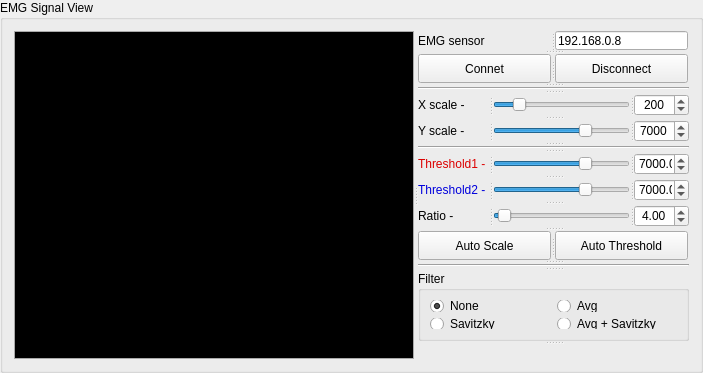
       <widget class="QGroupBox" name="groupBox">
        <property name="minimumSize">
         <size>
          <width>701</width>
          <height>361</height>
         </size>
        </property>
        <property name="title">
         <string>EMG Signal View</string>
        </property>
        <layout class="QGridLayout" name="gridLayout">
         <item row="0" column="0">
          <widget class="QSplitter" name="splitter_19">
           <property name="orientation">
            <enum>Qt::Horizontal</enum>
           </property>
           <widget class="PlotWidget" name="plot">
            <property name="minimumSize">
             <size>
              <width>400</width>
              <height>300</height>
             </size>
            </property>
            <property name="styleSheet">
             <string notr="true">border-color: rgb(170, 170, 170);
background-color: rgb(0, 0, 0);
border-style: solid;
border-width: 1px;</string>
            </property>
            <property name="interactive">
             <bool>false</bool>
            </property>
            <property name="viewportUpdateMode">
             <enum>QGraphicsView::MinimalViewportUpdate</enum>
            </property>
           </widget>
           <widget class="QSplitter" name="splitter_16">
            <property name="orientation">
             <enum>Qt::Vertical</enum>
            </property>
            <widget class="QSplitter" name="splitter">
             <property name="orientation">
              <enum>Qt::Horizontal</enum>
             </property>
             <widget class="QLabel" name="emg_label">
              <property name="minimumSize">
               <size>
                <width>133</width>
                <height>19</height>
               </size>
              </property>
              <property name="maximumSize">
               <size>
                <width>133</width>
                <height>19</height>
               </size>
              </property>
              <property name="styleSheet">
               <string notr="true">font: 75 bold 9pt &quot;Consolas&quot;;</string>
              </property>
              <property name="text">
               <string>EMG sensor</string>
              </property>
             </widget>
             <widget class="QLineEdit" name="lineEdit">
              <property name="minimumSize">
               <size>
                <width>133</width>
                <height>19</height>
               </size>
              </property>
              <property name="maximumSize">
               <size>
                <width>133</width>
                <height>19</height>
               </size>
              </property>
              <property name="text">
               <string>192.168.0.8</string>
              </property>
             </widget>
            </widget>
            <widget class="QSplitter" name="splitter_9">
             <property name="minimumSize">
              <size>
               <width>271</width>
               <height>29</height>
              </size>
             </property>
             <property name="orientation">
              <enum>Qt::Horizontal</enum>
             </property>
             <widget class="QPushButton" name="connect">
              <property name="minimumSize">
               <size>
                <width>133</width>
                <height>29</height>
               </size>
              </property>
              <property name="maximumSize">
               <size>
                <width>133</width>
                <height>29</height>
               </size>
              </property>
              <property name="styleSheet">
               <string notr="true">font: bold 9pt &quot;Consolas&quot;;</string>
              </property>
              <property name="text">
               <string>Connet</string>
              </property>
             </widget>
             <widget class="QPushButton" name="reload">
              <property name="minimumSize">
               <size>
                <width>133</width>
                <height>29</height>
               </size>
              </property>
              <property name="maximumSize">
               <size>
                <width>133</width>
                <height>29</height>
               </size>
              </property>
              <property name="styleSheet">
               <string notr="true">font: bold 9pt &quot;Consolas&quot;;</string>
              </property>
              <property name="text">
               <string>Disconnect</string>
              </property>
             </widget>
            </widget>
            <widget class="Line" name="line_5">
             <property name="minimumSize">
              <size>
               <width>271</width>
               <height>3</height>
              </size>
             </property>
             <property name="maximumSize">
              <size>
               <width>271</width>
               <height>3</height>
              </size>
             </property>
             <property name="orientation">
              <enum>Qt::Horizontal</enum>
             </property>
            </widget>
            <widget class="QSplitter" name="splitter_3">
             <property name="minimumSize">
              <size>
               <width>271</width>
               <height>22</height>
              </size>
             </property>
             <property name="maximumSize">
              <size>
               <width>16777215</width>
               <height>22</height>
              </size>
             </property>
             <property name="orientation">
              <enum>Qt::Horizontal</enum>
             </property>
             <widget class="QSplitter" name="splitter_4">
              <property name="orientation">
               <enum>Qt::Horizontal</enum>
              </property>
              <widget class="QLabel" name="label_12">
               <property name="minimumSize">
                <size>
                 <width>71</width>
                 <height>21</height>
                </size>
               </property>
               <property name="maximumSize">
                <size>
                 <width>71</width>
                 <height>21</height>
                </size>
               </property>
               <property name="text">
                <string>X scale -</string>
               </property>
              </widget>
              <widget class="QSlider" name="x_all">
               <property name="minimumSize">
                <size>
                 <width>0</width>
                 <height>22</height>
                </size>
               </property>
               <property name="maximumSize">
                <size>
                 <width>16777215</width>
                 <height>22</height>
                </size>
               </property>
               <property name="minimum">
                <number>50</number>
               </property>
               <property name="maximum">
                <number>1000</number>
               </property>
               <property name="value">
                <number>200</number>
               </property>
               <property name="sliderPosition">
                <number>200</number>
               </property>
               <property name="orientation">
                <enum>Qt::Horizontal</enum>
               </property>
              </widget>
             </widget>
             <widget class="QSpinBox" name="xt">
              <property name="minimumSize">
               <size>
                <width>55</width>
                <height>22</height>
               </size>
              </property>
              <property name="maximumSize">
               <size>
                <width>55</width>
                <height>22</height>
               </size>
              </property>
              <property name="alignment">
               <set>Qt::AlignCenter</set>
              </property>
              <property name="minimum">
               <number>50</number>
              </property>
              <property name="maximum">
               <number>1000</number>
              </property>
              <property name="singleStep">
               <number>5</number>
              </property>
              <property name="value">
               <number>200</number>
              </property>
             </widget>
            </widget>
            <widget class="QSplitter" name="splitter_8">
             <property name="minimumSize">
              <size>
               <width>271</width>
               <height>22</height>
              </size>
             </property>
             <property name="maximumSize">
              <size>
               <width>16777215</width>
               <height>22</height>
              </size>
             </property>
             <property name="orientation">
              <enum>Qt::Horizontal</enum>
             </property>
             <widget class="QSplitter" name="splitter_5">
              <property name="orientation">
               <enum>Qt::Horizontal</enum>
              </property>
              <widget class="QLabel" name="label_11">
               <property name="minimumSize">
                <size>
                 <width>71</width>
                 <height>21</height>
                </size>
               </property>
               <property name="maximumSize">
                <size>
                 <width>71</width>
                 <height>21</height>
                </size>
               </property>
               <property name="text">
                <string>Y scale -</string>
               </property>
              </widget>
              <widget class="QSlider" name="y_all">
               <property name="minimumSize">
                <size>
                 <width>0</width>
                 <height>22</height>
                </size>
               </property>
               <property name="maximumSize">
                <size>
                 <width>16777215</width>
                 <height>22</height>
                </size>
               </property>
               <property name="minimum">
                <number>50</number>
               </property>
               <property name="maximum">
                <number>10000</number>
               </property>
               <property name="sliderPosition">
                <number>7000</number>
               </property>
               <property name="orientation">
                <enum>Qt::Horizontal</enum>
               </property>
              </widget>
             </widget>
             <widget class="QSpinBox" name="yt">
              <property name="minimumSize">
               <size>
                <width>55</width>
                <height>22</height>
               </size>
              </property>
              <property name="maximumSize">
               <size>
                <width>55</width>
                <height>22</height>
               </size>
              </property>
              <property name="alignment">
               <set>Qt::AlignCenter</set>
              </property>
              <property name="minimum">
               <number>50</number>
              </property>
              <property name="maximum">
               <number>10000</number>
              </property>
              <property name="singleStep">
               <number>5</number>
              </property>
              <property name="value">
               <number>7000</number>
              </property>
             </widget>
            </widget>
            <widget class="Line" name="line">
             <property name="minimumSize">
              <size>
               <width>271</width>
               <height>3</height>
              </size>
             </property>
             <property name="maximumSize">
              <size>
               <width>271</width>
               <height>3</height>
              </size>
             </property>
             <property name="orientation">
              <enum>Qt::Horizontal</enum>
             </property>
            </widget>
            <widget class="QSplitter" name="splitter_6">
             <property name="orientation">
              <enum>Qt::Horizontal</enum>
             </property>
             <widget class="QLabel" name="label_14">
              <property name="minimumSize">
               <size>
                <width>71</width>
                <height>21</height>
               </size>
              </property>
              <property name="maximumSize">
               <size>
                <width>71</width>
                <height>21</height>
               </size>
              </property>
              <property name="styleSheet">
               <string notr="true">color: rgb(220, 0, 0);
font: bold 9pt &quot;Consolas&quot;;</string>
              </property>
              <property name="text">
               <string>Threshold1 -</string>
              </property>
             </widget>
             <widget class="QSlider" name="t_s1">
              <property name="minimumSize">
               <size>
                <width>0</width>
                <height>22</height>
               </size>
              </property>
              <property name="maximumSize">
               <size>
                <width>16777215</width>
                <height>22</height>
               </size>
              </property>
              <property name="minimum">
               <number>0</number>
              </property>
              <property name="maximum">
               <number>10000</number>
              </property>
              <property name="sliderPosition">
               <number>7000</number>
              </property>
              <property name="orientation">
               <enum>Qt::Horizontal</enum>
              </property>
             </widget>
             <widget class="QDoubleSpinBox" name="t_v1">
              <property name="minimumSize">
               <size>
                <width>55</width>
                <height>22</height>
               </size>
              </property>
              <property name="maximumSize">
               <size>
                <width>55</width>
                <height>22</height>
               </size>
              </property>
              <property name="alignment">
               <set>Qt::AlignCenter</set>
              </property>
              <property name="maximum">
               <double>10000.000000000000000</double>
              </property>
              <property name="value">
               <double>7000.000000000000000</double>
              </property>
             </widget>
            </widget>
            <widget class="QSplitter" name="splitter_13">
             <property name="orientation">
              <enum>Qt::Horizontal</enum>
             </property>
             <widget class="QLabel" name="label_15">
              <property name="minimumSize">
               <size>
                <width>71</width>
                <height>21</height>
               </size>
              </property>
              <property name="maximumSize">
               <size>
                <width>71</width>
                <height>21</height>
               </size>
              </property>
              <property name="styleSheet">
               <string notr="true">color: rgb(0, 0, 220);
font: bold 9pt &quot;Consolas&quot;;</string>
              </property>
              <property name="text">
               <string>Threshold2 -</string>
              </property>
             </widget>
             <widget class="QSlider" name="t_s2">
              <property name="minimumSize">
               <size>
                <width>0</width>
                <height>22</height>
               </size>
              </property>
              <property name="maximumSize">
               <size>
                <width>16777215</width>
                <height>22</height>
               </size>
              </property>
              <property name="minimum">
               <number>0</number>
              </property>
              <property name="maximum">
               <number>10000</number>
              </property>
              <property name="sliderPosition">
               <number>7000</number>
              </property>
              <property name="orientation">
               <enum>Qt::Horizontal</enum>
              </property>
             </widget>
             <widget class="QDoubleSpinBox" name="t_v2">
              <property name="minimumSize">
               <size>
                <width>55</width>
                <height>22</height>
               </size>
              </property>
              <property name="maximumSize">
               <size>
                <width>55</width>
                <height>22</height>
               </size>
              </property>
              <property name="alignment">
               <set>Qt::AlignCenter</set>
              </property>
              <property name="maximum">
               <double>10000.000000000000000</double>
              </property>
              <property name="value">
               <double>7000.000000000000000</double>
              </property>
             </widget>
            </widget>
            <widget class="QSplitter" name="splitter_7">
             <property name="orientation">
              <enum>Qt::Horizontal</enum>
             </property>
             <widget class="QLabel" name="label_16">
              <property name="minimumSize">
               <size>
                <width>71</width>
                <height>21</height>
               </size>
              </property>
              <property name="maximumSize">
               <size>
                <width>71</width>
                <height>21</height>
               </size>
              </property>
              <property name="text">
               <string>Ratio -</string>
              </property>
             </widget>
             <widget class="QSlider" name="r_s">
              <property name="minimumSize">
               <size>
                <width>0</width>
                <height>22</height>
               </size>
              </property>
              <property name="maximumSize">
               <size>
                <width>16777215</width>
                <height>22</height>
               </size>
              </property>
              <property name="minimum">
               <number>1</number>
              </property>
              <property name="maximum">
               <number>100</number>
              </property>
              <property name="pageStep">
               <number>100</number>
              </property>
              <property name="value">
               <number>4</number>
              </property>
              <property name="sliderPosition">
               <number>4</number>
              </property>
              <property name="orientation">
               <enum>Qt::Horizontal</enum>
              </property>
             </widget>
             <widget class="QDoubleSpinBox" name="r_v">
              <property name="minimumSize">
               <size>
                <width>55</width>
                <height>22</height>
               </size>
              </property>
              <property name="maximumSize">
               <size>
                <width>55</width>
                <height>22</height>
               </size>
              </property>
              <property name="alignment">
               <set>Qt::AlignCenter</set>
              </property>
              <property name="minimum">
               <double>1.000000000000000</double>
              </property>
              <property name="maximum">
               <double>100.000000000000000</double>
              </property>
              <property name="singleStep">
               <double>0.100000000000000</double>
              </property>
              <property name="value">
               <double>4.000000000000000</double>
              </property>
             </widget>
            </widget>
            <widget class="QSplitter" name="splitter_12">
             <property name="minimumSize">
              <size>
               <width>271</width>
               <height>29</height>
              </size>
             </property>
             <property name="orientation">
              <enum>Qt::Horizontal</enum>
             </property>
             <widget class="QPushButton" name="auto_xy">
              <property name="minimumSize">
               <size>
                <width>133</width>
                <height>29</height>
               </size>
              </property>
              <property name="maximumSize">
               <size>
                <width>133</width>
                <height>29</height>
               </size>
              </property>
              <property name="styleSheet">
               <string notr="true">font: bold 9pt &quot;Consolas&quot;;</string>
              </property>
              <property name="text">
               <string>Auto Scale</string>
              </property>
             </widget>
             <widget class="QPushButton" name="SetThres">
              <property name="minimumSize">
               <size>
                <width>133</width>
                <height>29</height>
               </size>
              </property>
              <property name="maximumSize">
               <size>
                <width>133</width>
                <height>29</height>
               </size>
              </property>
              <property name="styleSheet">
               <string notr="true">font: bold 9pt &quot;Consolas&quot;;</string>
              </property>
              <property name="text">
               <string>Auto Threshold</string>
              </property>
             </widget>
            </widget>
            <widget class="Line" name="line_2">
             <property name="minimumSize">
              <size>
               <width>271</width>
               <height>3</height>
              </size>
             </property>
             <property name="maximumSize">
              <size>
               <width>271</width>
               <height>3</height>
              </size>
             </property>
             <property name="orientation">
              <enum>Qt::Horizontal</enum>
             </property>
            </widget>
            <widget class="QGroupBox" name="filtergroup">
             <property name="minimumSize">
              <size>
               <width>271</width>
               <height>70</height>
              </size>
             </property>
             <property name="maximumSize">
              <size>
               <width>271</width>
               <height>70</height>
              </size>
             </property>
             <property name="title">
              <string>Filter</string>
             </property>
             <layout class="QGridLayout" name="gridLayout_3">
              <item row="0" column="0">
               <widget class="QRadioButton" name="F1">
                <property name="text">
                 <string>None</string>
                </property>
                <property name="checked">
                 <bool>true</bool>
                </property>
               </widget>
              </item>
              <item row="0" column="1">
               <widget class="QRadioButton" name="F2">
                <property name="text">
                 <string>Avg</string>
                </property>
               </widget>
              </item>
              <item row="1" column="0">
               <widget class="QRadioButton" name="F3">
                <property name="text">
                 <string>Savitzky</string>
                </property>
               </widget>
              </item>
              <item row="1" column="1">
               <widget class="QRadioButton" name="F4">
                <property name="text">
                 <string>Avg + Savitzky</string>
                </property>
               </widget>
              </item>
             </layout>
            </widget>
            <widget class="QLabel" name="empty_label_2">
             <property name="text">
              <string/>
             </property>
            </widget>
           </widget>
          </widget>
         </item>
        </layout>
       </widget>
